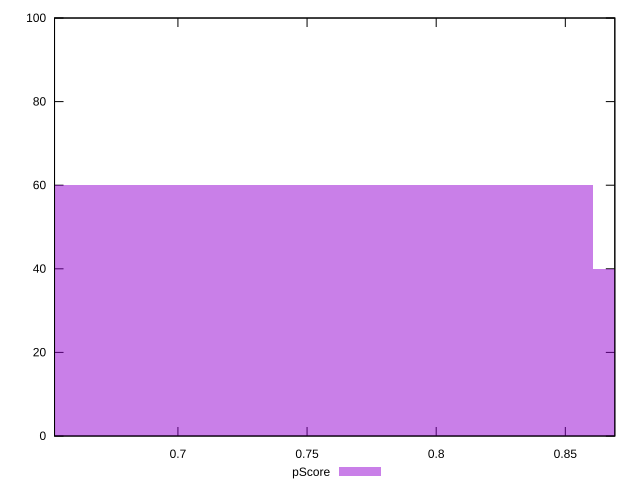

Here is the gnuplot script that generated this plot:
reset

$pScore <<EOF
0.7378621977701878 60
0.9838162636935837 40
EOF

set key outside below
set boxwidth 0.24595406592339591
set xrange [0.6522222222222223:0.8691666666666666]
set yrange [0:100]
set trange [0:100]
set style fill transparent solid 0.5 noborder
set terminal svg size 640, 490 enhanced background rgb 'white'
set output "reprap/render-blocking-resources/samples/pages+cached+noadtech/pScore/histogram.svg"

plot $pScore title "pScore" with boxes

reset
